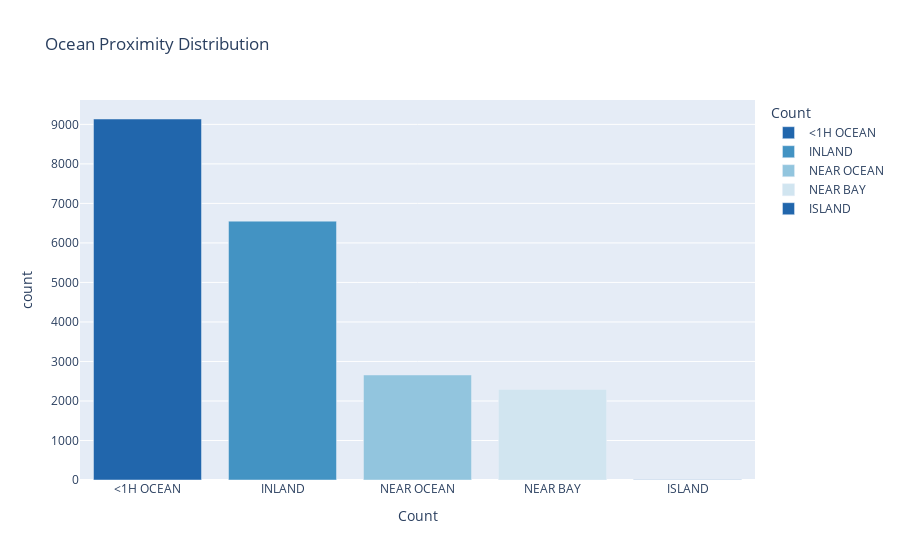

Notebook source saved alongside this figure:
### Code cell
fig = px.bar(house['ocean_proximity'].value_counts().reset_index(),
             x='ocean_proximity', y='count',
             title='Ocean Proximity Distribution',
             labels={'index': 'Ocean Proximity', 'ocean_proximity': 'Count'},color='ocean_proximity', 
             color_discrete_sequence=['#2166ac', '#4393c3', '#92c5de', '#d1e5f0'])
fig.show()

### Figure 1 — Plotly figure (JSON) as saved in the notebook; plotly's stock layout.template omitted (floating-point values rounded to 4 significant figures)
{"data": [{"hovertemplate": "Count=%{x}<br>count=%{y}<extra></extra>", "legendgroup": "<1H OCEAN", "marker": {"color": "#2166ac", "pattern": {"shape": ""}}, "name": "<1H OCEAN", "orientation": "v", "showlegend": true, "textposition": "auto", "type": "bar", "x": ["<1H OCEAN"], "xaxis": "x", "y": [9136], "yaxis": "y"}, {"hovertemplate": "Count=%{x}<br>count=%{y}<extra></extra>", "legendgroup": "INLAND", "marker": {"color": "#4393c3", "pattern": {"shape": ""}}, "name": "INLAND", "orientation": "v", "showlegend": true, "textposition": "auto", "type": "bar", "x": ["INLAND"], "xaxis": "x", "y": [6551], "yaxis": "y"}, {"hovertemplate": "Count=%{x}<br>count=%{y}<extra></extra>", "legendgroup": "NEAR OCEAN", "marker": {"color": "#92c5de", "pattern": {"shape": ""}}, "name": "NEAR OCEAN", "orientation": "v", "showlegend": true, "textposition": "auto", "type": "bar", "x": ["NEAR OCEAN"], "xaxis": "x", "y": [2658], "yaxis": "y"}, {"hovertemplate": "Count=%{x}<br>count=%{y}<extra></extra>", "legendgroup": "NEAR BAY", "marker": {"color": "#d1e5f0", "pattern": {"shape": ""}}, "name": "NEAR BAY", "orientation": "v", "showlegend": true, "textposition": "auto", "type": "bar", "x": ["NEAR BAY"], "xaxis": "x", "y": [2290], "yaxis": "y"}, {"hovertemplate": "Count=%{x}<br>count=%{y}<extra></extra>", "legendgroup": "ISLAND", "marker": {"color": "#2166ac", "pattern": {"shape": ""}}, "name": "ISLAND", "orientation": "v", "showlegend": true, "textposition": "auto", "type": "bar", "x": ["ISLAND"], "xaxis": "x", "y": [5], "yaxis": "y"}], "layout": {"barmode": "relative", "legend": {"title": {"text": "Count"}, "tracegroupgap": 0}, "title": {"text": "Ocean Proximity Distribution"}, "xaxis": {"anchor": "y", "categoryarray": ["<1H OCEAN", "INLAND", "NEAR OCEAN", "NEAR BAY", "ISLAND"], "categoryorder": "array", "domain": [0, 1], "title": {"text": "Count"}}, "yaxis": {"anchor": "x", "domain": [0, 1], "title": {"text": "count"}}}}
